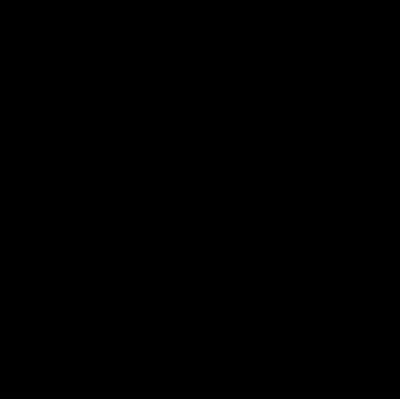
Frame 1 (no input)
Frame 60 (no input): identical to frame 1, image omitted
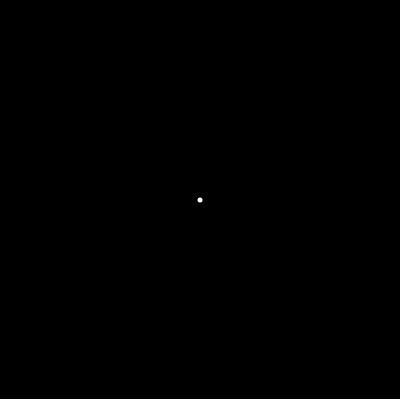
Frame 120 (the mouse pressed at the canvas centre since frame 60)

The p5.js sketch that drew these frames (run headless with seeded random() and noise() and a simulated clock; from frame 60 on, the mouse is pressed at the canvas centre):

// p5.js sketch
// ── sketch.js
var points= [];
var avgX=0,avgY=0;
var sumX=0,sumY=0;
var m=0,c=0;
function setup() {
	createCanvas(400,400);
}

function draw() {
    background(0);
    for (var i=0;i<points.length;i++) {
        points[i].show();
    }
    calcM();
    calcC();
    lineShow();
}

function mousePressed() {
    var x=mouseX;
    var y=mouseY;
    
    points.push(new Point(x,y));
    var n=points.length;
    sumX+=x;
    sumY+=y;
    avgX=sumX/n;
    avgY=sumY/n;
}

function calcM() {
    var N=0,D=0;
    for (var i=0;i<points.length&&points.length>2;i++) {
        var x1=map(points[i].x,0,width,0,1);
        var y1=map(points[i].y,0,height,1,0);
        var x2=map(avgX,0,width,0,1);
        var y2=map(avgY,0,height,1,0);
        N+=(x1-x2)*(y1-y2);
        D+=(x1-x2)*(x1-x2);
    }
    if (D!=0)
        m= N/D;
}
function calcC() {
    if (points.length>2) {
        var x1=avgX;//map(avgX,0,width,0,1);
        var y1=map(avgY,0,height,height,0);
        c=y1-m*x1;
    }
}
function lineShow() {
    stroke(255);
    strokeWeight(2);
    line(0,height-c,width,height-m*width-c);
}
// ── Line.js
function Line() {
    this.m=0;
    this.c=0;
    this.show = function() {
        fill(0);
        strokeWeight(2);
        line(0,c,m*width+c);
    }
}
// ── Point.js
function Point(x,y) {
    this.x=x;
    this.y=y;
    this.show= function() {
        fill(255);
        noStroke();
        ellipse(this.x,this.y,5,5);
    }
}
